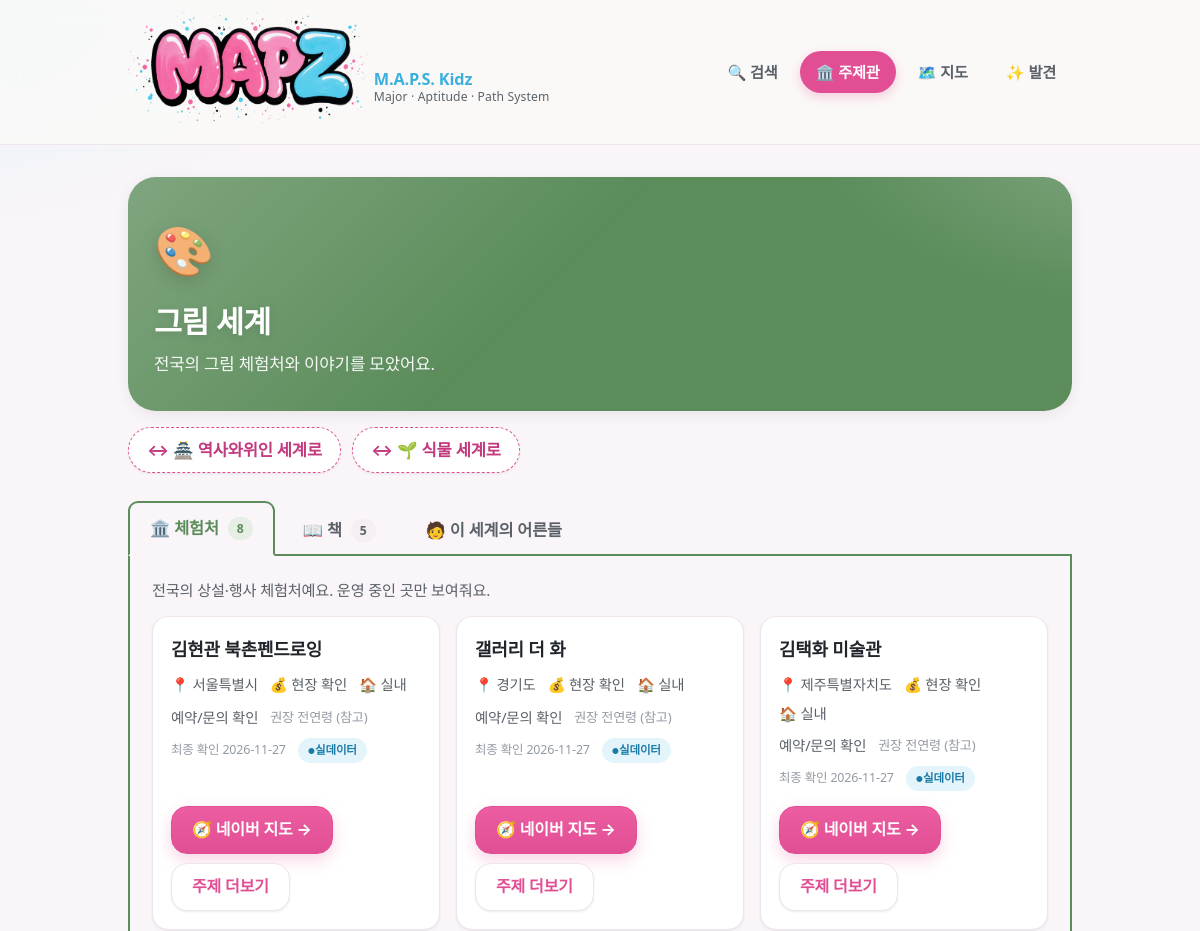
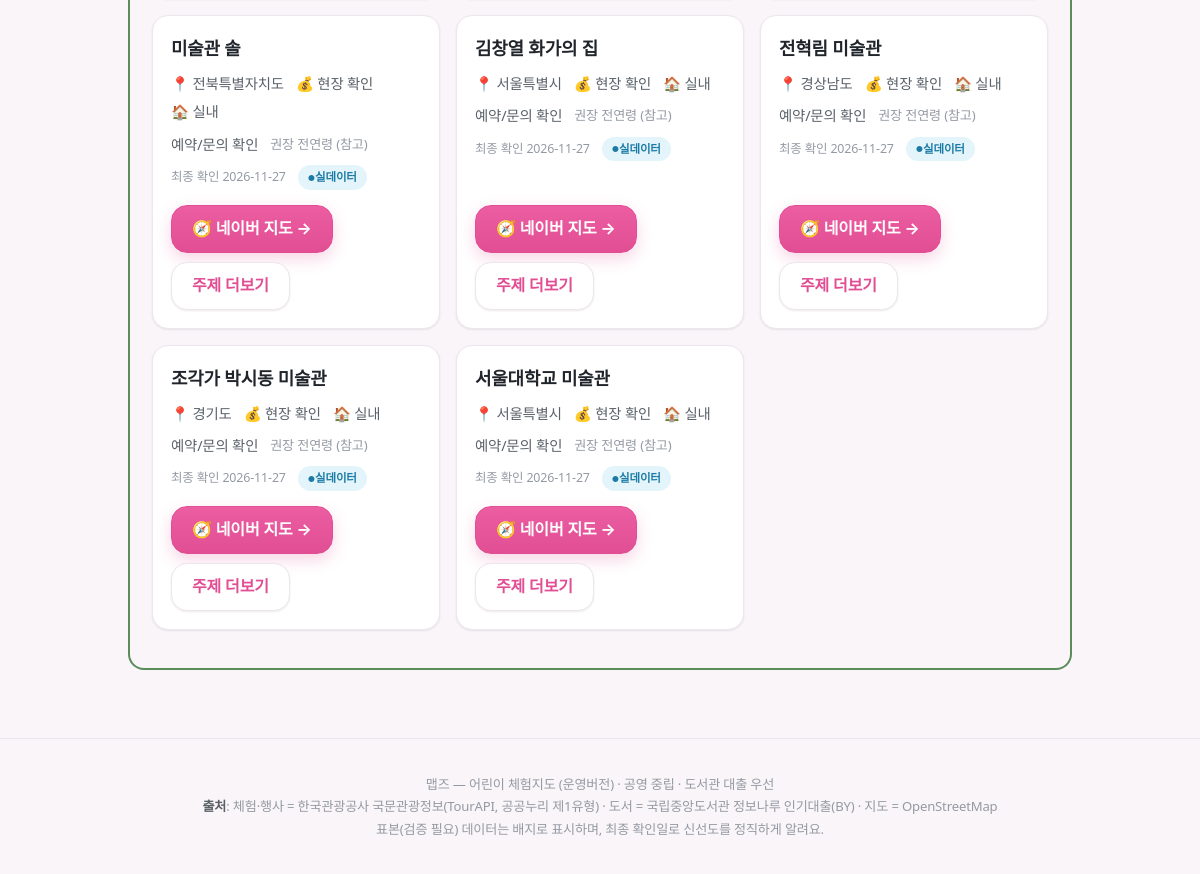
/topic/art, run on an earlier commit of the app's database (2 pictures, top to bottom).
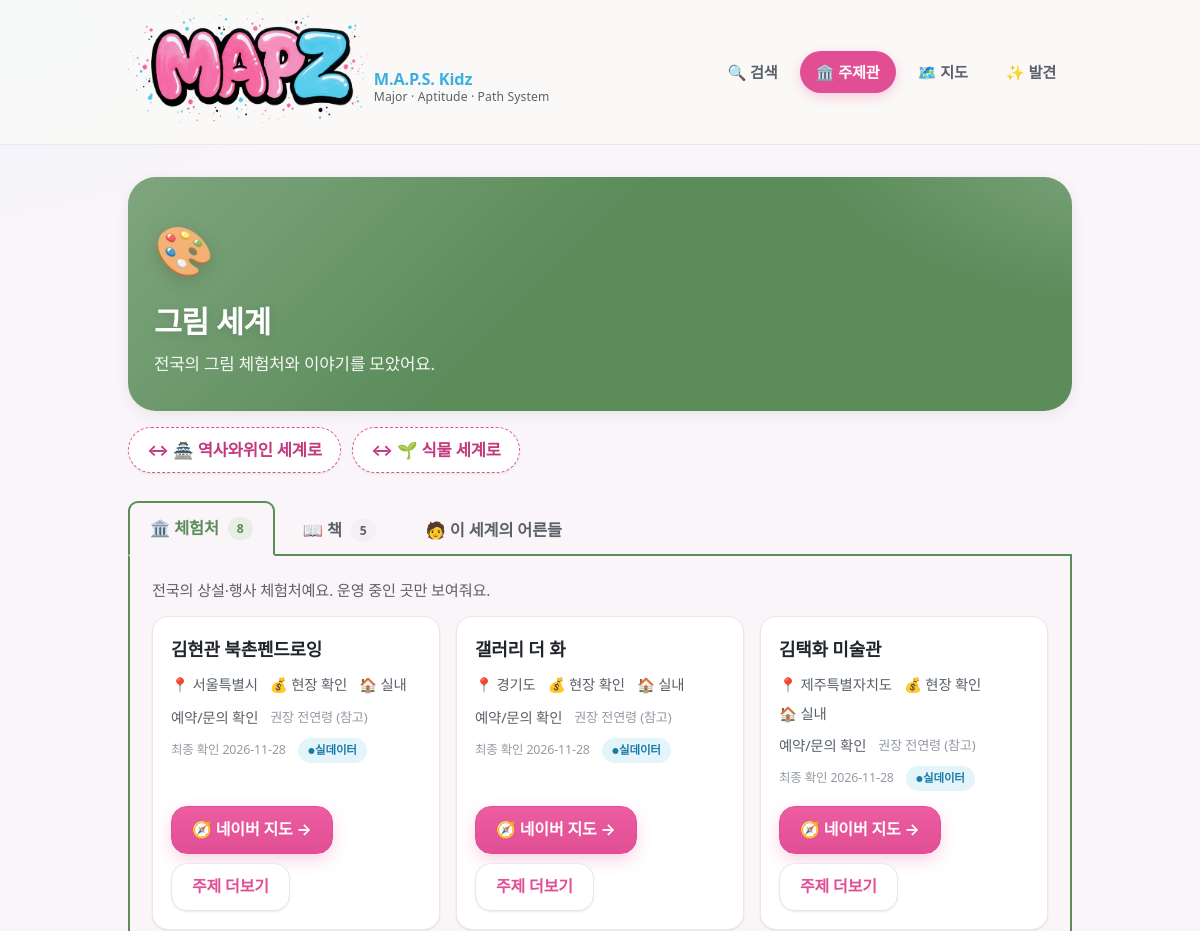
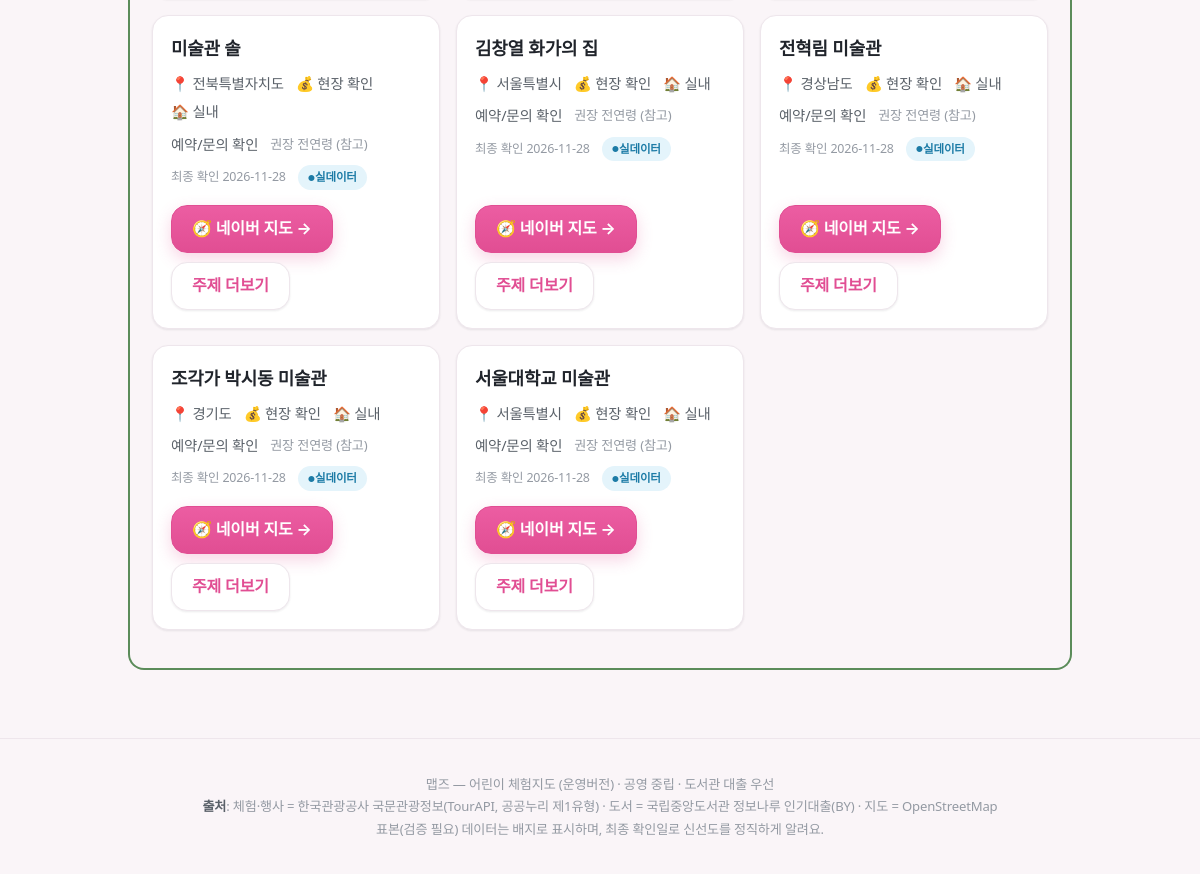
And on a later commit of the database (2 pictures, top to bottom).
### tables this page shows
CREATE TABLE experience(id TEXT PRIMARY KEY, name TEXT, type TEXT, topic_tags TEXT,
  verb_tags TEXT, lat REAL, lng REAL, region TEXT, period_start TEXT, period_end TEXT,
  hours TEXT, age_note TEXT, duration_min INT, cost TEXT, reservation_url TEXT,
  indoor INT, parking TEXT, stroller TEXT, crowd_note TEXT, related_books TEXT,
  tel TEXT, image TEXT, source TEXT, is_seed INT, last_verified TEXT, status TEXT);

### app/main.py (the view)
@app.get("/topic/{tid}", response_class=HTMLResponse)
def page_topic(request: Request, tid: str):
    if tid not in TOPICS: return HTMLResponse("<h1>알 수 없는 주제</h1>", status_code=404)
    return templates.TemplateResponse(request, "topic.html", {"d": api_topic_detail(tid), "topic": TOPICS[tid],
        "topics_all": TOPICS, "today": today(), "active": "topic"})

### app/templates/topic.html (shortened to what this page needs)
{% extends "base.html" %}
{% import "macros.html" as m %}
{% block content %}
<div class="hero" style="background:linear-gradient(140deg,{{ topic.color }},{{ topic.color }})">
<div class="emoji-big">{{ topic.emoji }}</div>
<h1>{{ topic.name }} 세계</h1>
<p style="margin:0;opacity:.95;font-size:1.05rem">전국의 {{ topic.name }} 체험처와 이야기를 모았어요.</p>
</div>
<div class="sidestep" style="margin-top:16px">
{% for a in d.adjacency %}<a href="/topic/{{ a.topic }}">↔ {{ topics_all[a.topic].emoji }} {{ a.name }} 세계로</a>{% endfor %}
</div>
<div class="ttabs" role="tablist" aria-label="주제관 섹션" style="--tc:{{ topic.color }}">
  <button class="ttab" role="tab" aria-selected="true"  aria-controls="tp-exp"   id="tab-exp"   data-panel="tp-exp">🏛️ 체험처 <span class="cnt">{{ d.experiences|length }}</span></button>
  <button class="ttab" role="tab" aria-selected="false" aria-controls="tp-book"  id="tab-book"  data-panel="tp-book">📖 책 <span class="cnt">{{ d.books|length }}</span></button>
  <button class="ttab" role="tab" aria-selected="false" aria-controls="tp-adult" id="tab-adult" data-panel="tp-adult">🧑 이 세계의 어른들</button>
</div>
<div class="tbox" style="--tc:{{ topic.color }}">
<section class="tpanel" id="tp-exp" role="tabpanel" aria-labelledby="tab-exp" tabindex="0">
  <p class="section-note">전국의 상설·행사 체험처예요. 운영 중인 곳만 보여줘요.</p>
  <div class="cards">
  {% for x in d.experiences %}{{ m.exp_card(x) }}{% endfor %}
  </div>
</section>
</div>
{% endblock %}

### app/templates/macros.html (shortened to what this page needs)
{% macro seed_badge(is_seed) -%}
{% if is_seed %}<span class="badge-seed">표본(검증 필요)</span>{% else %}<span class="badge-live">실데이터</span>{% endif %}
{%- endmacro %}
{% macro exp_card(x) -%}
<article class="card">
<h3>{{ x.name }}</h3>
<div class="meta"><span>📍 {{ x.region }}</span><span>💰 {{ x.cost or '현장 확인' }}</span>
<span>{{ '🏠 실내' if x.indoor else '🌳 야외' }}</span>{% if x.tel %}<span>📞 {{ x.tel }}</span>{% endif %}</div>
<div class="meta"><span>{{ '예약/문의 확인' if not x.tel else '전화 문의 가능' }}</span>
<span class="age">권장 {{ x.age_note or '전연령' }} (참고)</span></div>
<div class="meta"><span class="verified">최종 확인 {{ x.last_verified }}</span> {{ seed_badge(x.is_seed) }}</div>
<div class="cta-row"><a class="btn" href="{{ x.maplink }}" target="_blank" rel="noopener">🧭 네이버 지도 →</a>
<a class="btn ghost" href="/topic/{{ x.topic_tags[0] }}">주제 더보기</a></div>
</article>
{%- endmacro %}

What changed in the data, as far as the page shows it:
changed experience "김현관 북촌펜드로잉": last_verified "2026-11-27" → "2026-11-28"
changed experience "갤러리 더 화": last_verified "2026-11-27" → "2026-11-28"
changed experience "김택화 미술관": last_verified "2026-11-27" → "2026-11-28"
changed experience "미술관 솔": last_verified "2026-11-27" → "2026-11-28"
changed experience "김창열 화가의 집": last_verified "2026-11-27" → "2026-11-28"
changed experience "전혁림 미술관": last_verified "2026-11-27" → "2026-11-28"
changed experience "조각가 박시동 미술관": last_verified "2026-11-27" → "2026-11-28"
changed experience "서울대학교 미술관": last_verified "2026-11-27" → "2026-11-28"
